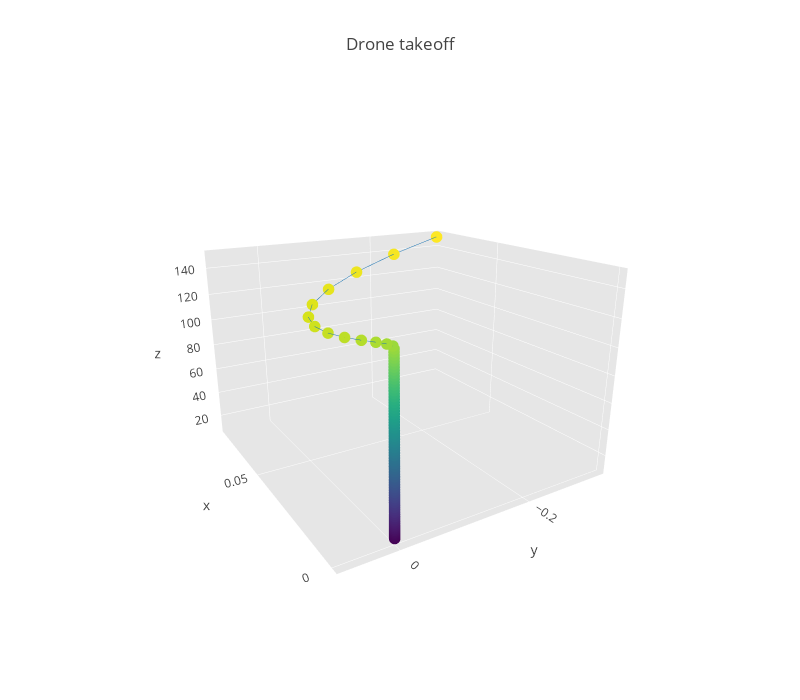

Here is the notebook cell this chart was saved with:
### Code cell
trace = go.Scatter3d(
    x=x, y=y, z=z,
    marker=dict(
        size=4,
        color=z,
        colorscale='Viridis',
    ),
    line=dict(
        color='#1f77b4',
        width=1
    )
)

data = [trace]

layout = dict(
    width=800,
    height=700,
    autosize=False,
    title='Drone takeoff',
    scene=dict(
        xaxis=dict(
            gridcolor='rgb(255, 255, 255)',
            zerolinecolor='rgb(255, 255, 255)',
            showbackground=True,
            backgroundcolor='rgb(230, 230,230)',
            #range = [-.01,.01]
        ),
        yaxis=dict(
            gridcolor='rgb(255, 255, 255)',
            zerolinecolor='rgb(255, 255, 255)',
            showbackground=True,
            backgroundcolor='rgb(230, 230,230)',
            #range = [-.01,.01]
        ),
        zaxis=dict(
            gridcolor='rgb(255, 255, 255)',
            zerolinecolor='rgb(255, 255, 255)',
            showbackground=True,
            backgroundcolor='rgb(230, 230,230)',
            #range = [10,160]
        ),
        camera=dict(
            up=dict(
                x=0,
                y=0,
                z=1
            ),
            eye=dict(
                x=-1.7428,
                y=1.0707,
                z=0.7100,
            )
        ),
        aspectratio = dict( x=1, y=1, z=0.7 ),
        aspectmode = 'manual'
    ),
)

fig = dict(data=data, layout=layout)

iplot(fig)

### Figure 1 — Plotly figure (JSON) as saved in the notebook; plotly's stock layout.template omitted (floating-point values rounded to 4 significant figures)
{"data": [{"line": {"color": "#1f77b4", "width": 1}, "marker": {"color": [10.01, 10.12, 10.38, 10.77, 11.29, 11.94, 12.7, 13.57, 14.54, 15.6, 16.74, 17.96, 19.24, 20.58, 21.97, 23.4, 24.87, 26.37, 27.9, 29.45, 31.03, 32.62, 34.23, 35.85, 37.48, 39.12, 40.76, 42.42, 44.08, 45.74, 47.41, 49.09, 50.76, 52.44, 54.12, 55.8, 57.48, 59.17, 60.85, 62.54, 64.22, 65.91, 67.6, 69.29, 70.98, 72.66, 74.35, 76.04, 77.73, 79.42, 81.11, 82.8, 84.49, 86.18, 87.87, 89.56, 91.25, 92.94, 94.63, 96.32, 98.02, 99.71, 101.4, 103.1, 104.8, 106.5, 108.2, 109.8, 111.5, 113.2, 114.9, 116.6, 118.3, 120.0, 121.7, 123.4, 125.1, 126.8, 128.4, 130.1, 131.8, 133.5, 135.2, 136.9, 138.6, 140.3, 142.0, 143.7, 145.4, 147.1, 148.9], "colorscale": "Viridis", "size": 4}, "type": "scatter3d", "uid": "2c71b2f8-9622-11e8-9398-4c3275925c59", "x": [0, 0, 0, 0, 0, 0, 0, 0, 0, 0, 0, 0, 0, 0, 0, 0, 0, 0, 0, 0, 0, 0, 0, 0, 0, 0, 0, 0, 0, 0, 0, 0, 0, 0, 0, 0, 0, 0, 0, 0, 0, 0, 0, 0, 0, 0, 0, 0, 0, 0, 0, 0, 0, 0, 0, 0, 0, 0, 0, 0, 0, 0, 0, 0, 0, 0, 0, 0, 0, 0, 0, 0, 0, 0, 0, 0, 0, 0, -7.217e-06, 5.902e-05, 0.0004289, 0.001315, 0.002928, 0.005505, 0.00933, 0.01475, 0.02216, 0.03203, 0.0449, 0.06132, 0.08193], "y": [0, 0, 0, 0, 0, 0, 0, 0, 0, 0, 0, 0, 0, 0, 0, 0, 0, 0, 0, 0, 0, 0, 0, 0, 0, 0, 0, 0, 0, 0, 0, 0, 0, 0, 0, 0, 0, 0, 0, 0, 0, 0, 0, 0, 0, 0, 0, 0, 0, 0, 0, 0, 0, 0, 0, 0, 0, 0, 0, 0, 0, 0, 0, 0, 0, 0, 0, 0, 0, 0, 0, 0, 0, 0, 0, 0, 0, 0, 0.001389, 0.008593, 0.0206, 0.03533, 0.05046, 0.06304, 0.06931, 0.06468, 0.04375, 0.0004637, -0.07167, -0.1794, -0.3296], "z": [10.01, 10.12, 10.38, 10.77, 11.29, 11.94, 12.7, 13.57, 14.54, 15.6, 16.74, 17.96, 19.24, 20.58, 21.97, 23.4, 24.87, 26.37, 27.9, 29.45, 31.03, 32.62, 34.23, 35.85, 37.48, 39.12, 40.76, 42.42, 44.08, 45.74, 47.41, 49.09, 50.76, 52.44, 54.12, 55.8, 57.48, 59.17, 60.85, 62.54, 64.22, 65.91, 67.6, 69.29, 70.98, 72.66, 74.35, 76.04, 77.73, 79.42, 81.11, 82.8, 84.49, 86.18, 87.87, 89.56, 91.25, 92.94, 94.63, 96.32, 98.02, 99.71, 101.4, 103.1, 104.8, 106.5, 108.2, 109.8, 111.5, 113.2, 114.9, 116.6, 118.3, 120.0, 121.7, 123.4, 125.1, 126.8, 128.4, 130.1, 131.8, 133.5, 135.2, 136.9, 138.6, 140.3, 142.0, 143.7, 145.4, 147.1, 148.9]}], "layout": {"autosize": false, "height": 700, "scene": {"aspectmode": "manual", "aspectratio": {"x": 1, "y": 1, "z": 0.7}, "camera": {"eye": {"x": -1.743, "y": 1.071, "z": 0.71}, "up": {"x": 0, "y": 0, "z": 1}}, "xaxis": {"backgroundcolor": "rgb(230, 230,230)", "gridcolor": "rgb(255, 255, 255)", "showbackground": true, "zerolinecolor": "rgb(255, 255, 255)"}, "yaxis": {"backgroundcolor": "rgb(230, 230,230)", "gridcolor": "rgb(255, 255, 255)", "showbackground": true, "zerolinecolor": "rgb(255, 255, 255)"}, "zaxis": {"backgroundcolor": "rgb(230, 230,230)", "gridcolor": "rgb(255, 255, 255)", "showbackground": true, "zerolinecolor": "rgb(255, 255, 255)"}}, "title": "Drone takeoff", "width": 800}}
